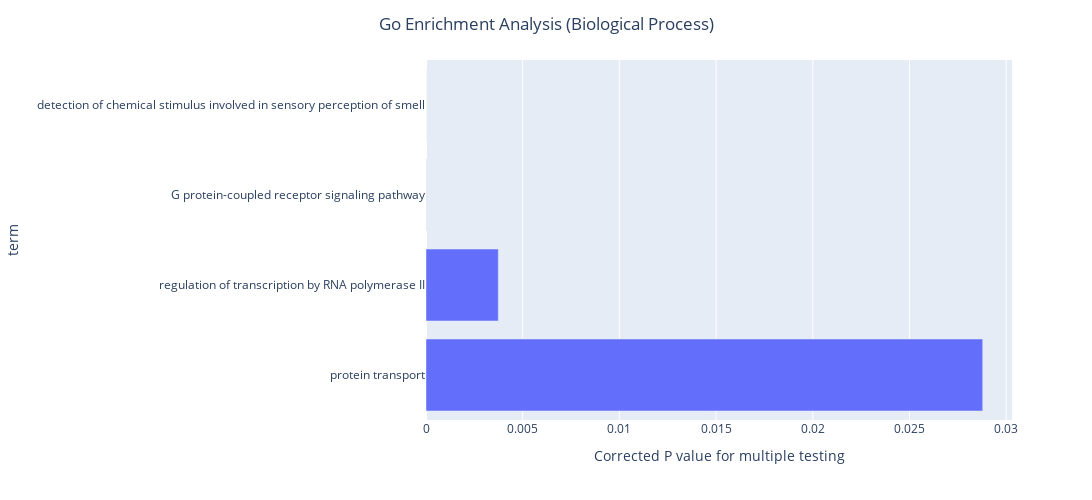

The cell this chart's notebook holds for it:
### Code cell
import plotly.express as px
biological_process_df.sort_values(by = 'p_corr', ascending= False,inplace= True)
fig = px.bar(biological_process_df, x='p_corr', y = 'term', orientation = 'h')
fig.update_layout(xaxis = dict(title = 'Corrected P value for multiple testing'))
fig.update_layout(width = 1500, height = 500)
fig.update_layout(title= dict(text = 'Go Enrichment Analysis (Biological Process)', x = 0.5))
fig.show()

### Figure 1 — Plotly figure (JSON) as saved in the notebook; plotly's stock layout.template omitted (floating-point values rounded to 4 significant figures)
{"data": [{"alignmentgroup": "True", "hovertemplate": "p_corr=%{x}<br>term=%{y}<extra></extra>", "legendgroup": "", "marker": {"color": "#636efa", "pattern": {"shape": ""}}, "name": "", "offsetgroup": "", "orientation": "h", "showlegend": false, "textposition": "auto", "type": "bar", "x": [0.02878, 0.003739, 7.521e-06, 2.457e-12], "xaxis": "x", "y": ["protein transport", "regulation of transcription by RNA polymerase II", "G protein-coupled receptor signaling pathway", "detection of chemical stimulus involved in sensory perception of smell"], "yaxis": "y"}], "layout": {"barmode": "relative", "height": 500, "legend": {"tracegroupgap": 0}, "margin": {"t": 60}, "title": {"text": "Go Enrichment Analysis (Biological Process)", "x": 0.5}, "width": 1500, "xaxis": {"anchor": "y", "autorange": true, "domain": [0, 1], "range": [0, 0.0303], "title": {"text": "Corrected P value for multiple testing"}, "type": "linear"}, "yaxis": {"anchor": "x", "autorange": true, "domain": [0, 1], "range": [-0.5, 3.5], "title": {"text": "term"}, "type": "category"}}}
